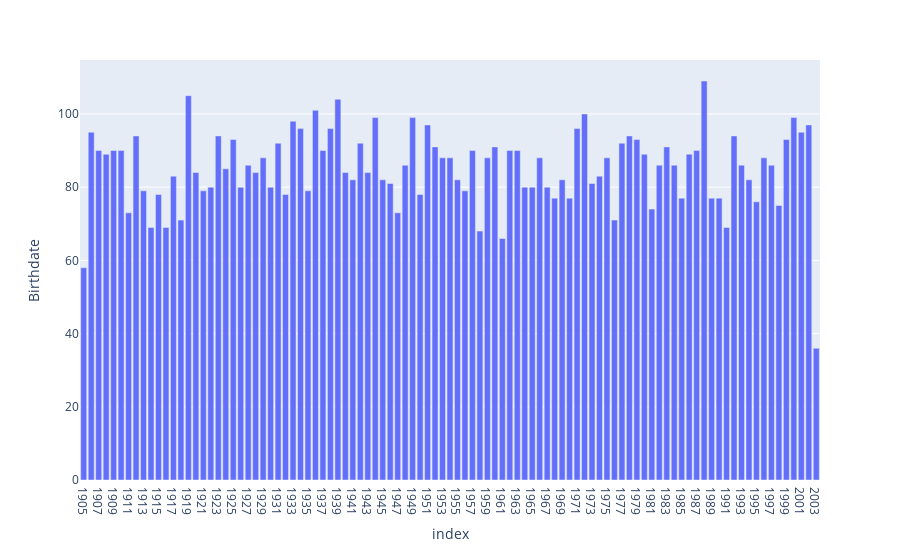

The notebook cell this image was saved under:
### Code cell
fig = px.bar(pd.DataFrame(dt['Birthdate'].str[0:4].value_counts().sort_index()),  y='Birthdate')
fig.show()

### Figure 1 — Plotly figure (JSON) as saved in the notebook; plotly's stock layout.template omitted (floating-point values rounded to 4 significant figures)
{"data": [{"alignmentgroup": "True", "hovertemplate": "index=%{x}<br>Birthdate=%{y}<extra></extra>", "legendgroup": "", "marker": {"color": "#636efa"}, "name": "", "offsetgroup": "", "orientation": "v", "showlegend": false, "textposition": "auto", "type": "bar", "x": ["1905", "1906", "1907", "1908", "1909", "1910", "1911", "1912", "1913", "1914", "1915", "1916", "1917", "1918", "1919", "1920", "1921", "1922", "1923", "1924", "1925", "1926", "1927", "1928", "1929", "1930", "1931", "1932", "1933", "1934", "1935", "1936", "1937", "1938", "1939", "1940", "1941", "1942", "1943", "1944", "1945", "1946", "1947", "1948", "1949", "1950", "1951", "1952", "1953", "1954", "1955", "1956", "1957", "1958", "1959", "1960", "1961", "1962", "1963", "1964", "1965", "1966", "1967", "1968", "1969", "1970", "1971", "1972", "1973", "1974", "1975", "1976", "1977", "1978", "1979", "1980", "1981", "1982", "1983", "1984", "1985", "1986", "1987", "1988", "1989", "1990", "1991", "1992", "1993", "1994", "1995", "1996", "1997", "1998", "1999", "2000", "2001", "2002", "2003"], "xaxis": "x", "y": [58, 95, 90, 89, 90, 90, 73, 94, 79, 69, 78, 69, 83, 71, 105, 84, 79, 80, 94, 85, 93, 80, 86, 84, 88, 80, 92, 78, 98, 96, 79, 101, 90, 96, 104, 84, 82, 92, 84, 99, 82, 81, 73, 86, 99, 78, 97, 91, 88, 88, 82, 79, 90, 68, 88, 91, 66, 90, 90, 80, 80, 88, 80, 77, 82, 77, 96, 100, 81, 83, 88, 71, 92, 94, 93, 89, 74, 86, 91, 86, 77, 89, 90, 109, 77, 77, 69, 94, 86, 82, 76, 88, 86, 75, 93, 99, 95, 97, 36], "yaxis": "y"}], "layout": {"barmode": "relative", "legend": {"tracegroupgap": 0}, "margin": {"t": 60}, "xaxis": {"anchor": "y", "domain": [0, 1], "title": {"text": "index"}}, "yaxis": {"anchor": "x", "domain": [0, 1], "title": {"text": "Birthdate"}}}}
